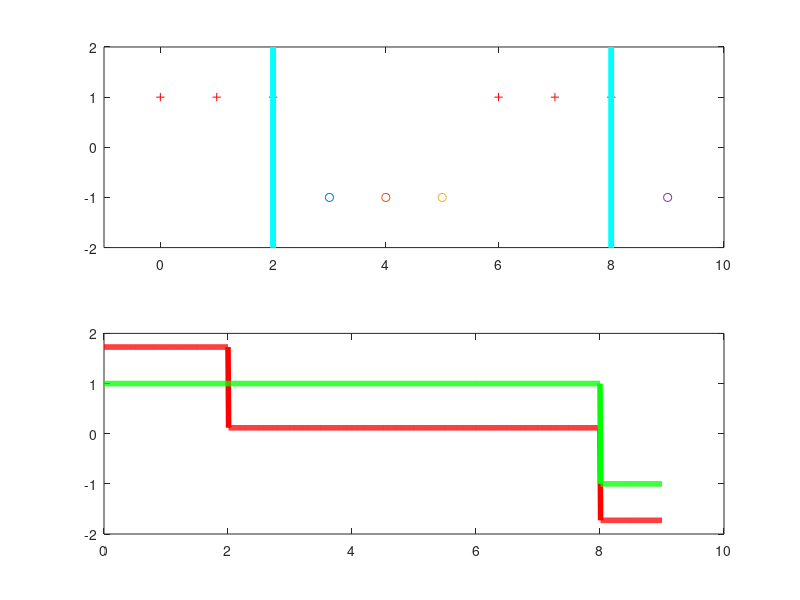

The MATLAB script that drew this image:
x = [0,1,2,3,4,5,6,7,8,9];
y = [1,1,1,-1,-1,-1,1,1,1,-1];
z = [x;y];
subplot(2,1,1)
for i = 1:1:size(x,2)
    if y(i) == 1
       plot(x(i), y(i), '+r');
    else
       plot(x(i), y(i), 'o');
    end
    hold on
end
 axis([-1,10,-2,2]);%?????
 
 %??????????
num = 4;   %????
wSample = 1/size(x,2)*ones(size(x,2), 1);%?????
wClass = zeros(num,1);%?????
h = zeros(num,1);%?????
be = ones(num,1);%???????????????

for i1 = 1:1:num
 for j = 0:0.1:9 
 e0 = 0;  %?????
 e1 = 0;  %?????
    for k = 1:10   %?????????????????????
     if z(1,k) > j
         if z(2,k) == 1
             e0 = e0+wSample(k);
         else
             e1 = e1+wSample(k);
         end
     else
         if z(2,k) == -1
             e0 = e0+wSample(k);
         else
             e1 = e1+wSample(k);
         end
     end
    end 
     
     if be(i1) > e0
       be(i1) = e0;  
       h(i1) = j;
     end
 end
%?????????
 line([h(i1) h(i1)],[-2 2],'color','c','LineWidth',4) %[][][x? x?]][y? y?]?[]??????????
 
 sumclass = sum(wSample(:,1));%????????????
  %??????????????????????
  we = be(i1)/sumclass;
 wClass(i1) = 0.5*log((1-we)/we);
 %?????????
   for k1 = 1:10   
     if z(1,k1) > h(i1)
         if z(2,k1) == 1
             wSample(k1) = exp(wClass(i1))*wSample(k1);
         else
             wSample(k1) = exp(-wClass(i1))*wSample(k1);
         end
     else
         if z(2,k1) == -1
            wSample(k1) = exp(wClass(i1))*wSample(k1);
         else
            wSample(k1) = exp(-wClass(i1))*wSample(k1);
         end
     end
   end 
   
   
end
hold off
%?????????
subplot(2,1,2)
G=zeros(901,1);
abak = 0:0.01:9;
for q=1:1:901
  
    for abai = 1:num
        if abak(q) > h(abai)
            G(q) = G(q) + wClass(abai)*(-1);
        else
             G(q) = G(q) + wClass(abai)*(1);
        end  
    end
      
end
 plot(abak,G,'r','LineWidth',4) 
 hold on
 SG=zeros(901,1);%??sign????
 for i = 1:1:901
   SG(i) = sign(G(i));  
 end
plot(abak,SG,'Color',[0 1 0],'LineWidth',4)
